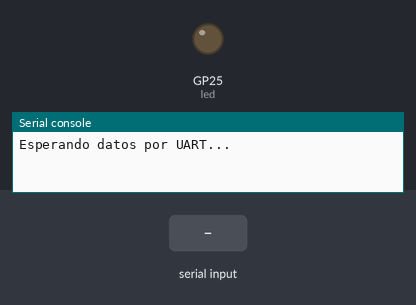
A program run on a simulated Raspberry Pi Pico running MicroPython. On the bench: output pins drawn as LEDs (lit = HIGH), the last lines printed to the serial console. Inputs (shaded band) come from the test bench.

Above: at 1.2 s.
1.3 s: "1\n" received over the second serial link
At 2.1 s:
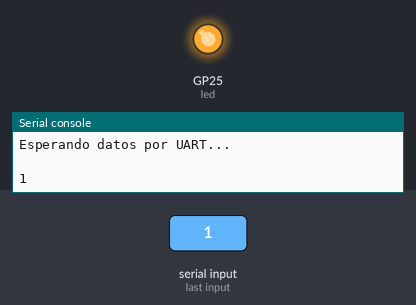
2.8 s: "0\n" received over the second serial link
At 3.1 s:
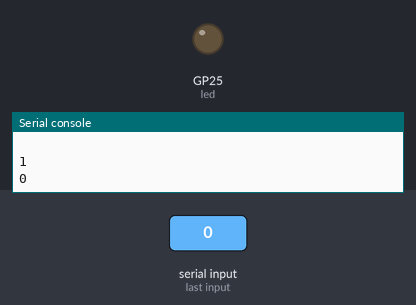
4.3 s: "2\n" received over the second serial link
At 5.4 s:
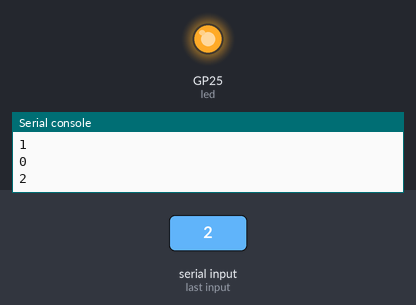
Timing chart, 0 to 7.3 s (numbered marks = the images above; inputs shaded):
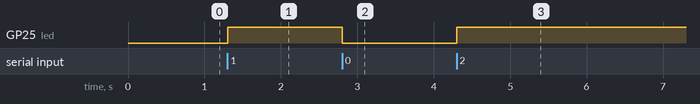

Measured:
- after the input at 1.3 s, GP25 (led): LOW → HIGH at once
- after the input at 2.8 s, GP25 (led): HIGH → LOW at once
- after the input at 4.3 s, GP25 (led): LOW → HIGH at once

The program:

UART_RX__1_.py
```python
import machine
import utime
from machine import Pin, UART

# LED integrado
led = Pin("LED", Pin.OUT)

# UART0 en GP0 (TX) y GP1 (RX)
uart = UART(
    0,
    baudrate=9600,
    bits=8,
    parity=None,
    stop=1,
    tx=Pin(0),
    rx=Pin(1)
)

print("Esperando datos por UART...\n")

while True:
    # ¿Hay datos disponibles en el buffer?
    if uart.any():
        # Leer todo lo disponible
        data = uart.read()
        if data:
            # Encender/apagar LED como indicador de recepción
            led.toggle()
            try:
                # Decodificar a texto (asumiendo ASCII/UTF-8)
                texto = data.decode()
            except:
                # Si no se puede decodificar, lo muestra como bytes
                texto = str(data)
            # Imprimir sin salto extra de línea
            print(texto, end="")
    # Pequeña pausa para no saturar la CPU
    utime.sleep(0.01)
```
